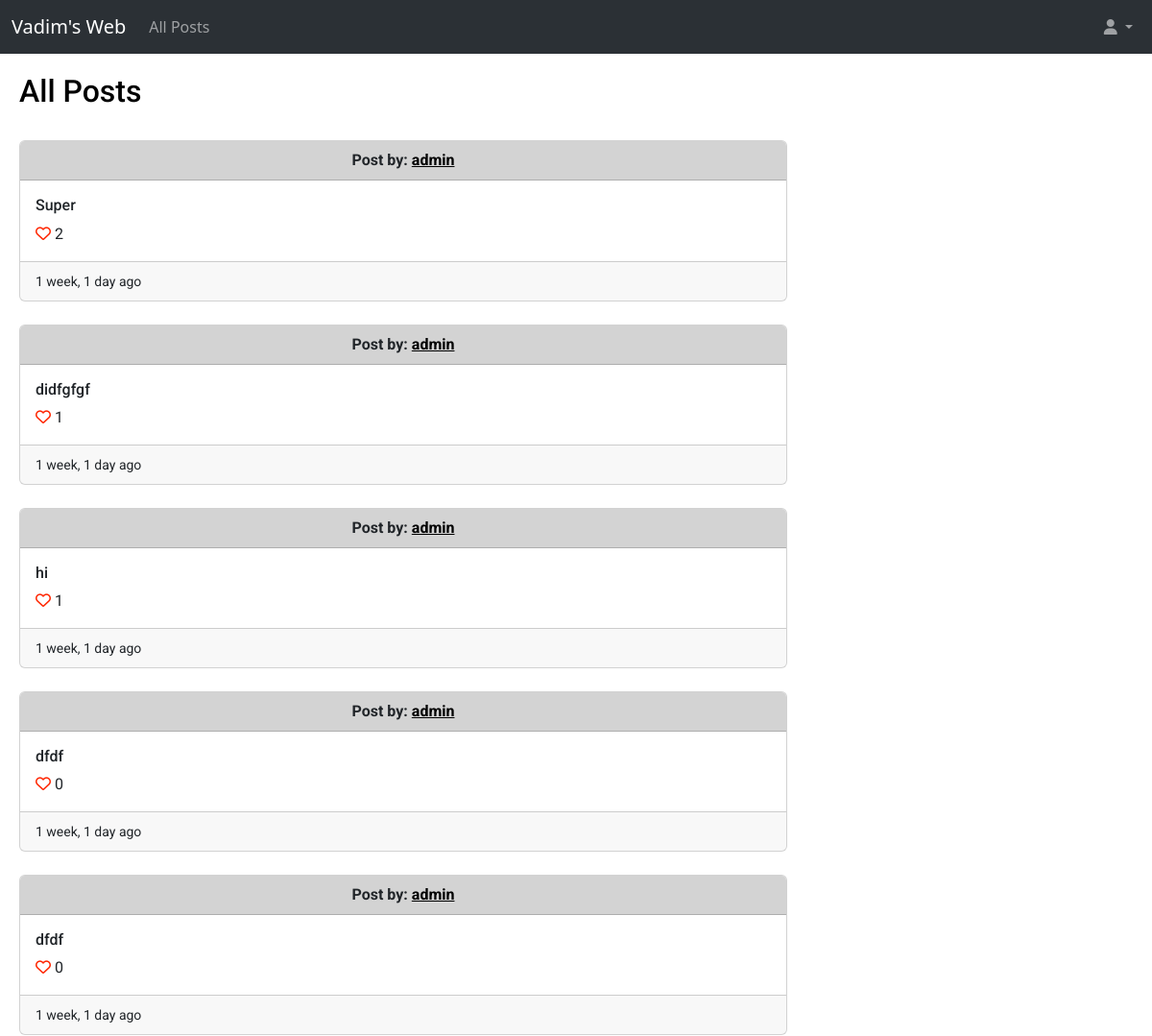
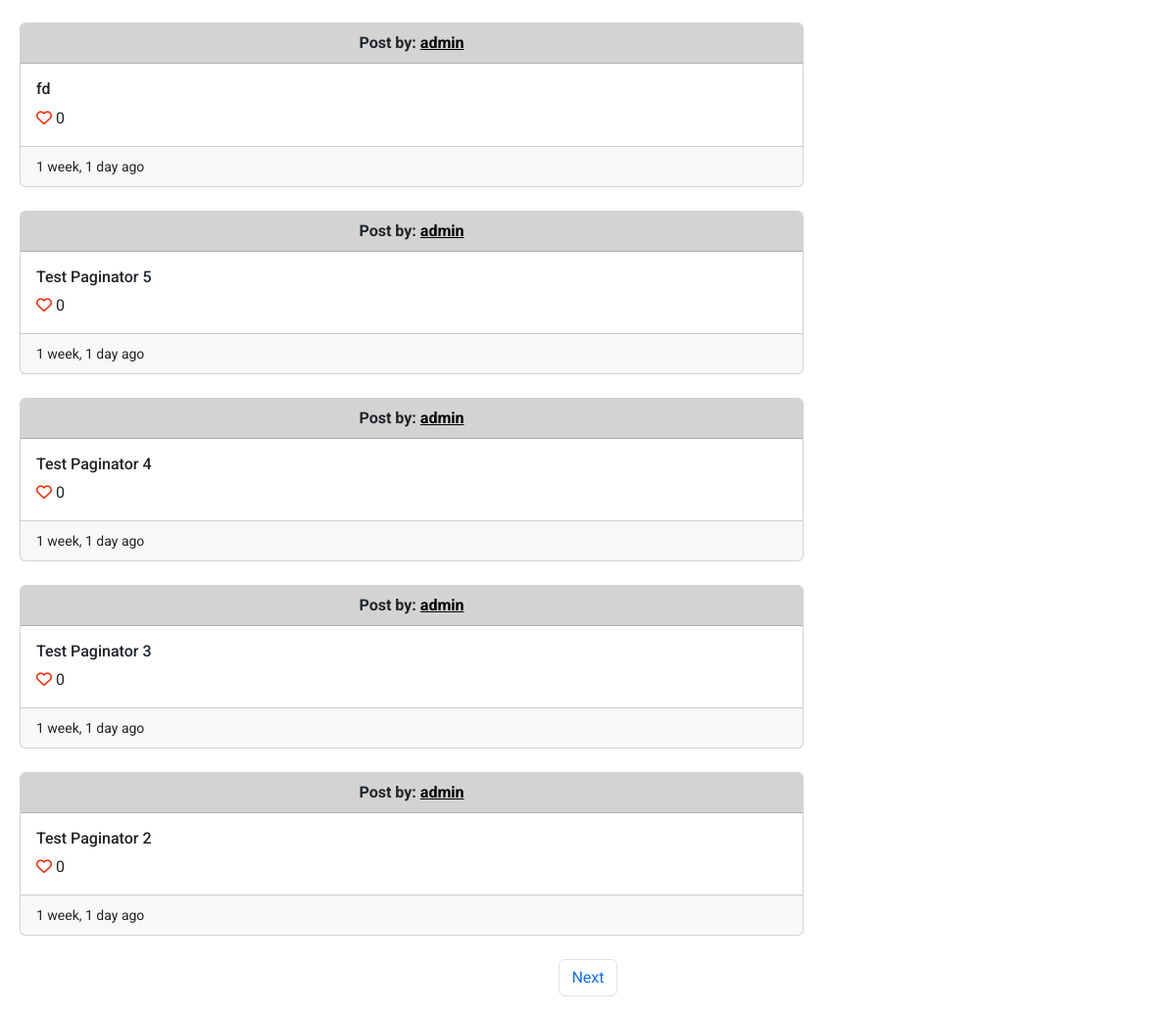
Before: / with the older database file (2 pictures, top to bottom).
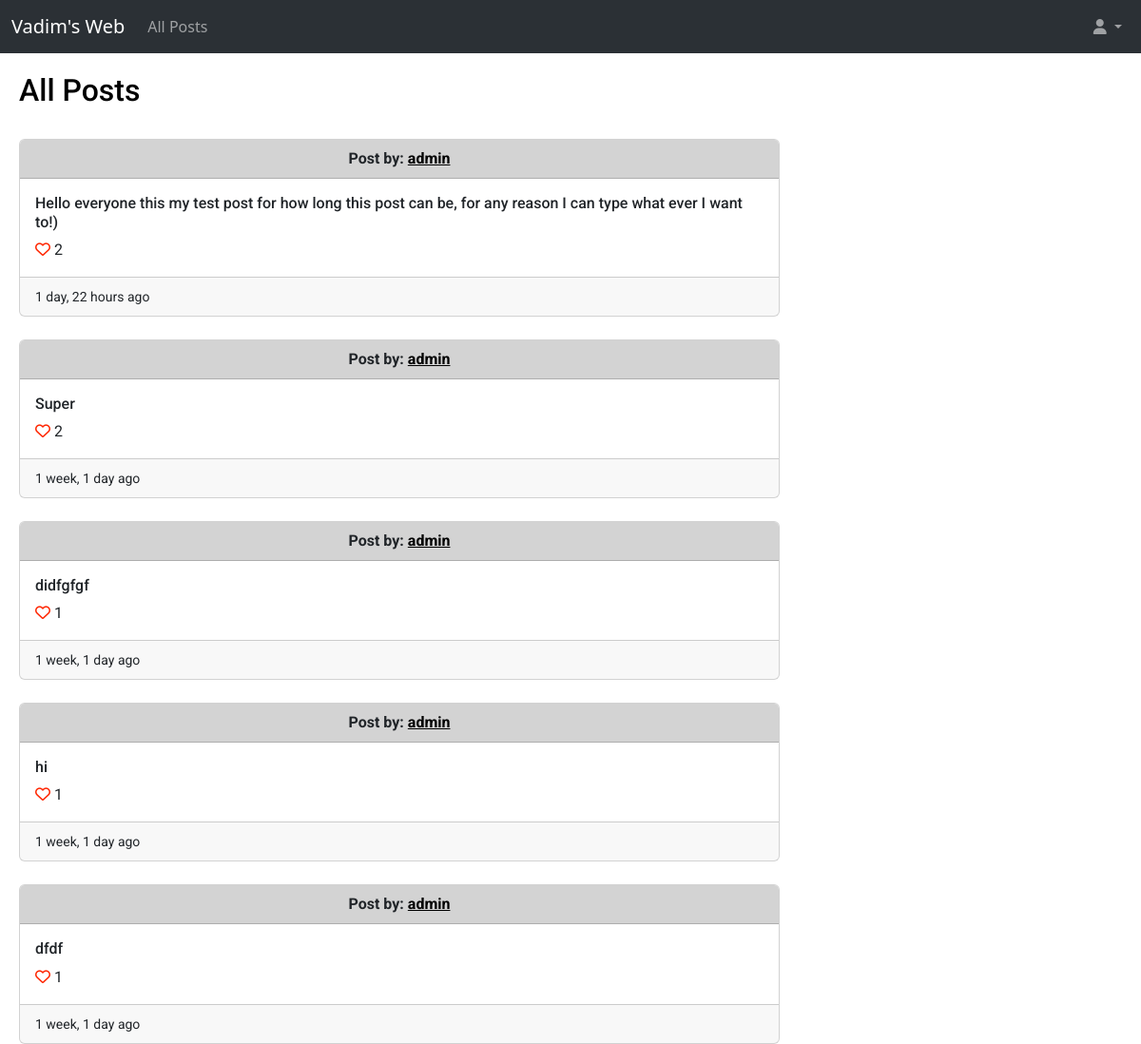
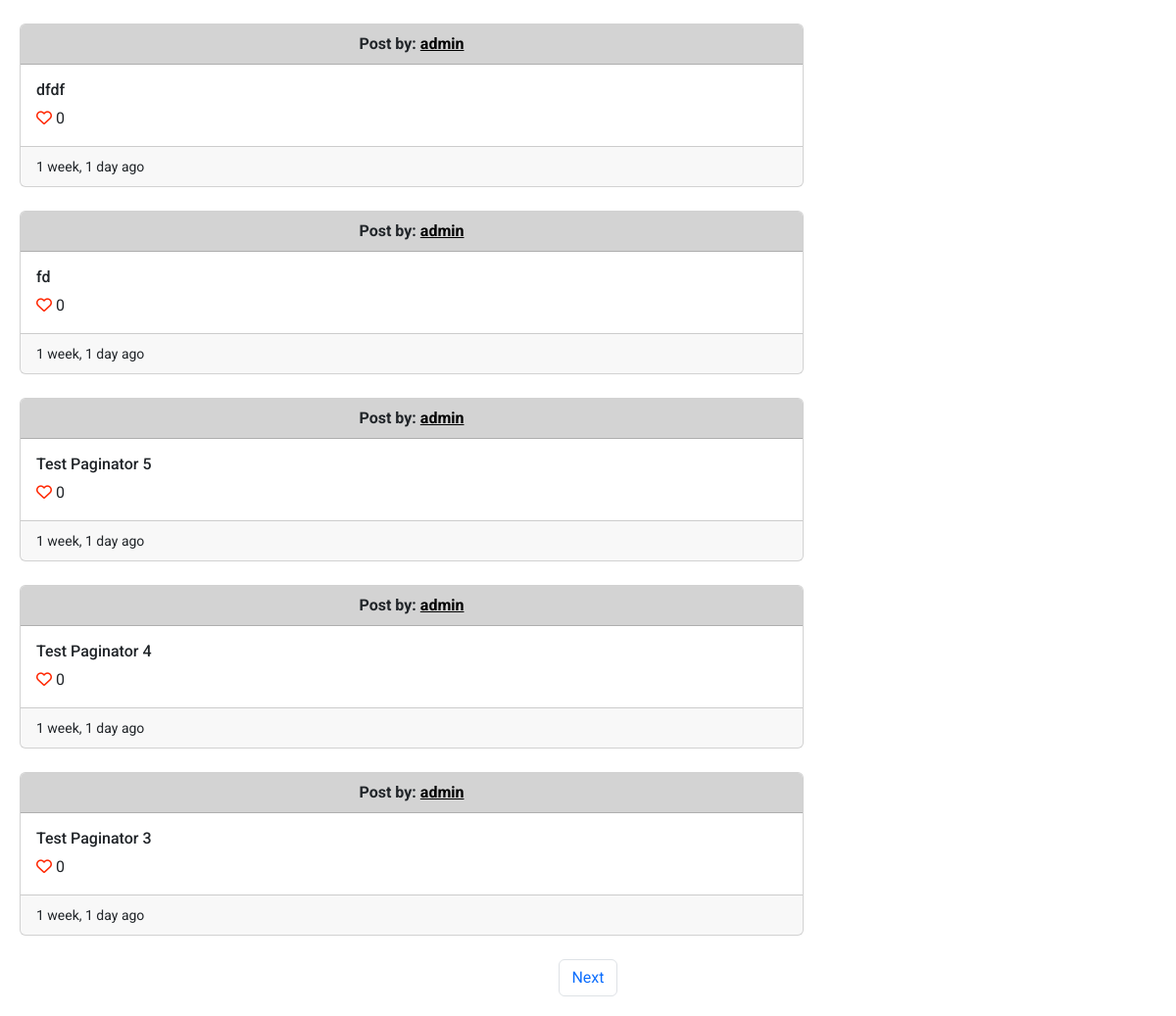
After: the same page with the newer database file (2 pictures, top to bottom).
### web/models.py (models this page shows, shortened)
class Post(models.Model):
    user = models.ForeignKey(User, on_delete=models.CASCADE, related_name='post_user')
    content = models.CharField(max_length=140)
    creation_date = models.DateTimeField(auto_now_add=True, blank=True)
    number_of_likes = models.IntegerField(default=0)
    comments = models.ManyToManyField('Comments', blank=True, related_name="comments")

class User(AbstractUser):
    number_of_followers = models.IntegerField(default=0)
    number_of_following = models.IntegerField(default=0)
    def __str__(self):
        return f"{self.username}"

### web/views.py (the view)
# urls.py: path("", views.index, name="index"),
def index(request):
    allposts = Post.objects.all().order_by('id').reverse()
    current_user = request.user
    paginator = Paginator(allposts, 10)
    page_namber = request.GET.get('page')
    page_obj = paginator.get_page(page_namber)
    whoyoulike = []
    all_likes = Like.objects.all()
    for like in all_likes:
        if like.user == current_user:
            whoyoulike.append(like.post.id)
    return render(request, "web/index.html", {
                "allposts": page_obj,
                "current_user": current_user,
                "whoyoulike": whoyoulike
            })

### web/templates/web/index.html (shortened to what this page needs)
{% extends "web/layout.html" %}
{% load humanize %}
{% block body %}
    <h2>All Posts</h2>
    {% if user.is_authenticated %}
        <br>
        <h4>New Post</h4>
        <form action="{% url 'newpost' %}" method="post">
            {% csrf_token %}
            <div class="mb-3">
                <textarea class="form-control" rows="3" name="content"></textarea>
                <button style="margin-top: 10px;" type="submit" class="btn btn-primary mb-3">Post</button>
            </div>
        </form>
    {% else %}
        <br>
    {% endif %}
    {% for post in allposts %}
        <div class="card" style="max-width: 50rem;">
            <div style="background-color:lightgray;" class="card-header text-center">
                {% if user.is_authenticated %}
                    <strong >Post by: <a  style="color: black;" href="{% url 'profileforuserid' post.user.id %}">{{ post.user }}</a></strong>
                    {% if current_user == post.user %}
                        <button  type="button" class="btn btn-outline-light btn-sm " data-bs-toggle="modal" data-bs-target="#deletePostModal">
                            Delete Post
                        </button>
                        <div class="modal fade" id="deletePostModal" tabindex="-1" aria-labelledby="deletePostModalLabel" aria-hidden="true">
                            <div class="modal-dialog">
                              <div class="modal-content">
                                <div class="modal-header">
                                  <button type="button" class="btn-close" data-bs-dismiss="modal" aria-label="Close"></button>
                                </div>
                                <div class="modal-body">
                                  Are you sure, you want to delete this post?
                                </div>
                                <div class="modal-footer">
                                  <button type="button" class="btn btn-secondary" data-bs-dismiss="modal">No</button>
                                  <a href="{% url 'delete_post' post.id %}" class="btn btn-primary">Yes</a>
                                </div>
                              </div>
                            </div>
                          </div>
                    {% endif %}
                {% else %}
                    <strong>Post by: <a style="color: black;" href="{% url 'login' %}">{{ post.user }}</a></strong>
                {% endif %}
            </div>
            <div class="card-body">
                <h6 class="card-title" id="content_area{{ post.id }}">{{ post.content }}</h6>
                {% if user.is_authenticated %}
                    {% if post.id in whoyoulike %}
                        <button class="fa-solid fa-heart" style="color: #ff2600;" onclick="likeHandler({{ post.id }}, {{ whoyoulike }})" id="{{ post.id }}"> </button><span id="like_number{{ post.id }}"> {{ post.number_of_likes }}</span>
                    {% else %}
                        <button class="fa-regular fa-heart" style="color: #ff2600;" onclick="likeHandler({{ post.id }}, {{ whoyoulike }})" id="{{ post.id }}"> </button> <span id="like_number{{ post.id }}">{{ post.number_of_likes }}</span>
                            {% endif %}
                {% else %}
                    <a href="{% url 'login' %}" class="fa-regular fa-heart" style="color: #ff2600; text-decoration: none;" ></a><span> {{ post.number_of_likes }}</span>
                {% endif %}
            </div>
            <div class="card-footer">
                <small>{{ post.creation_date|naturaltime }}</small>
            </div>
        </div>
        <br>
    {% endfor %}
    <nav aria-label="Page navigation example">
        <ul class="pagination d-flex justify-content-center">
            {% if allposts.has_next %}
                <li class="page-item"><a class="page-link" href="?page={{ allposts.next_page_number }}">Next</a></li>
            {% endif %}
        </ul>
      </nav>
{% endblock %}

### web/templates/web/layout.html (shortened to what this page needs)
{% load static %}
<!DOCTYPE html>
<html lang="en">
<head>
    <link href="https://cdn.jsdelivr.net/npm/bootstrap@5.3.0-alpha3/dist/css/bootstrap.min.css" rel="stylesheet">
    <link href="{% static 'web/styles.css' %}" rel="stylesheet">
</head>
<body>
    <nav class="navbar bg-dark navbar-expand-lg bg-body-tertiary" data-bs-theme="dark">
        <div class="container-fluid">
          <div class="navbar-brand">Vadim's Web</div>
          <div class="collapse navbar-collapse" id="navbarSupportedContent">
            <ul class="navbar-nav me-auto mb-2 mb-lg-0">
                <li class="nav-item">
                    <a class="nav-link"  href="{% url 'index' %}">All Posts</a>
                </li>
            </ul>
            <ul class="navbar-nav ms-auto mb-2 mb-lg-0">
                <li class="nav-item dropdown">
                    <a class="nav-link dropdown-toggle" href="#" role="button" data-bs-toggle="dropdown" aria-expanded="false">
                        <i class="fa-solid fa-user"></i>
                    </a>
                  </li>
            </ul>
          </div>
        </div>
      </nav>
    <div class="body">
        {% block body %}
        {% endblock %}
    </div>
</body>
</html>

### web/static/web/styles.css (style rules this page uses)
html { font-size: 16px; }
.body { margin: 20px; font-family: 'Roboto', sans-serif; font-size: 16px; font-weight: 400; color: black; background-color: white; min-width: 320px; }

Changed rows visible on the page:
no longer on this page (row unchanged): Post: user "admin", content "Test Paginator 2", number_of_likes "0", creation_date "1 week, 1 day ago"
added Post: user "admin", content "Hello everyone this my test post for how long this post can be, for any reason I can type what ever I want to!)", number_of_likes "2", creation_date "1 day, 22 hours ago"
changed Post (number 5 of 10 on the later page): number_of_likes "0" → "1"
